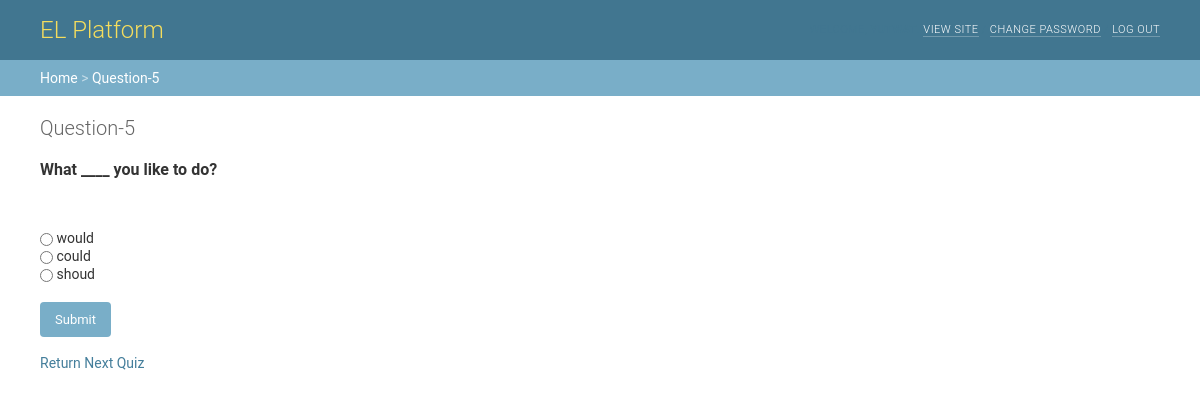
The app's page /polls/5/ with its own data.
### polls/models.py (models this page shows, shortened)
class Question(models.Model):
	question_text = models.CharField(
		verbose_name=_("Question_text"),
		max_length=200,
		blank=False
		)
	description = models.TextField(
		verbose_name=_("Description"),
		blank=True,
		help_text=_("a description of the quiz")
		)
	pub_date = models.DateTimeField(
		'date published'
		)
	def was_published_recently(self):
		 now = timezone.now()
		 return now - datetime.timedelta(days=1) <= self.pub_date <= now
	was_published_recently.admin_order_field = 'pub_date'
	was_published_recently.boolean = True
	was_published_recently.short_description = 'Published recently?'

class Choice(models.Model):
	question = models.ForeignKey(
		Question,
		on_delete=models.CASCADE
		)
	choice_text = models.CharField(
		max_length=200
		)
	votes = models.IntegerField(
		default=0
		)

### polls/views.py (the view)
# urls.py: path('<int:pk>/', views.DetailView.as_view(), name='detail'),
class DetailView(generic.DetailView):
	model = Question
	template_name = 'polls/detail.html'
	def get_queryset(self):
		return Question.objects.filter(pub_date__lte=timezone.now())

### polls/templates/polls/detail.html (shortened to what this page needs)
{% load static %}
    <link rel="stylesheet" type="text/css" href="{% static 'polls/base.css' %}" />
<div id="header">
    <div id="branding">
        <h1 id="site-name"><a href="/polls/">EL Platform</a></h1>
    </div>
    <div id="user-tools">
        <strong>yutwat</strong>.
        <a href="/">View site</a> /
        <a href="/password_change/">Change password</a> /
        <a href="/logout/">Log out</a>
    </div>
</div>
<div class="breadcrumbs">
    <a href="/polls/">Home</a>
    >
    <a href="{% url 'polls:detail' question.id %}">Question-{{ question.id }}</a>
</div>
<body>
<div id="content", class="flex">
<h1>Question-{{question.id}}</h1>
<h2>{{ question.question_text }}</h2>
	<br>
	<p>{{ question.description|linebreaksbr }}</p><br>
	<form action="{% url 'polls:vote' question.id %}" method="post">
		{% for choice in question.choice_set.all %}
		    <input type="radio" name="choice" id="choice{{ forloop.counter }}" value="{{ choice.id }}">
		    <label for="choice{{ forloop.counter }}">{{ choice.choice_text }}</label><br>
		{% endfor %}<br>
		<input type="submit" value="Submit">
	</form><br>
	<a href="{% url 'polls:index' %}">Return</a>
	<a href="{% url 'polls:detail'  question.id %}" align="right">Next Quiz</a>
</div>
</body>

### polls/static/polls/base.css (style rules this page uses)
body { margin: 0; padding: 0; font-size: 14px; font-family: "Roboto","Lucida Grande","DejaVu Sans","Bitstream Vera Sans",Verdana,Arial,sans-serif; color: #333; background: #fff; }
a:link, a:visited { color: #447e9b; text-decoration: none; }
h1,h2,h3,h4,h5 { font-weight: bold; }
h1 { margin: 0 0 20px; font-weight: 300; font-size: 20px; color: #666; }
h2 { font-size: 16px; margin: 1em 0 .5em 0; }
form { margin: 0; padding: 0; }
input, textarea, select, .form-row p, form .button { margin: 2px 0; padding: 2px 3px; vertical-align: middle; font-family: "Roboto", "Lucida Grande", Verdana, Arial, sans-serif; font-weight: normal; font-size: 13px; }
.button, input[type=submit], input[type=button], .submit-row input, a.button { background: #79aec8; padding: 10px 15px; border: none; border-radius: 4px; color: #fff; cursor: pointer; }
div.breadcrumbs { background: #79aec8; padding: 10px 40px; border: none; font-size: 14px; color: #c4dce8; text-align: left; }
div.breadcrumbs a { color: #fff; }
#content { padding: 20px 40px; }
#header { width: auto; height: 40px; padding: 10px 40px; background: #417690; line-height: 40px; color: #417690; overflow: hidden; }
#header a:link, #header a:visited { color: #fff; }
#branding { float: left; }
#branding h1 { padding: 0; margin: 0 20px 0 0; font-weight: 300; font-size: 24px; color: #f5dd5d; }
#branding h1, #branding h1 a:link, #branding h1 a:visited { color: #f5dd5d; }
#user-tools { float: right; padding: 0; margin: 0 0 0 20px; font-weight: 300; font-size: 11px; letter-spacing: 0.5px; text-transform: uppercase; text-align: right; }
#user-tools a { border-bottom: 1px solid rgba(255, 255, 255, 0.25); }

### records on screen
Question: id "5", question_text "What ____ you like to do?"
Choice: choice_text "would"
Choice: choice_text "could"
Choice: choice_text "shoud"
